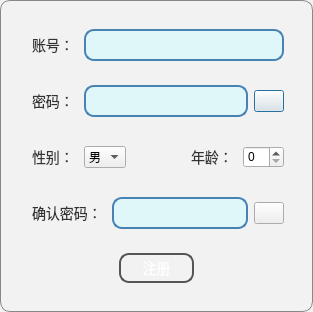
<?xml version="1.0" encoding="UTF-8"?>
<ui version="4.0">
 <class>UserRe</class>
 <widget class="QDialog" name="UserRe">
  <property name="geometry">
   <rect>
    <x>0</x>
    <y>0</y>
    <width>313</width>
    <height>310</height>
   </rect>
  </property>
  <property name="windowTitle">
   <string>Dialog</string>
  </property>
  <property name="styleSheet">
   <string notr="true">QDialog {
    background-color: #f2f2f2; /* 浅灰色背景 */
    border: 1px solid #888888; /* 深灰色边框，比按钮边框稍暗 */
    border-radius: 10px; /* 与按钮相同的圆角半径 */
    padding: 20px; /* 对话框内边距，根据需要调整 */
    color: #333333; /* 深灰色文字，与背景形成对比 */
    font-size: 14px; /* 与按钮相同的字体大小 */
    box-shadow: 0 4px 8px rgba(0, 0, 0, 0.1); /* 轻微的阴影效果，增加立体感 */
}

QDialog::title-bar {
    subcontrol-origin: margin;
    subcontrol-position: top left;
    padding: 0 5px;
    border-left: 2px solid #555555; /* 与按钮边框相同的灰色 */
    border-top: 2px solid #555555; /* 与按钮边框相同的灰色 */
    border-right: 2px solid #888888; /* 深灰色边框，与对话框边框颜色协调 */
    border-bottom: none;
    background-color: #e0e0e0; /* 标题栏背景色，比对话框背景稍深 */
    color: #333333; /* 标题栏文字颜色，与对话框文字颜色相同 */
    font-size: 16px; /* 标题栏字体大小，比对话框字体稍大 */
    font-weight: bold; /* 标题栏字体加粗 */
}

/* 注意：QDialog::title-bar 的样式可能因 Qt 版本和平台而异，上述样式可能不完全适用 */

/* 如果需要自定义标题栏按钮（如关闭按钮），可以使用 QDialogButtonBox 或其他方法 */</string>
  </property>
  <layout class="QVBoxLayout" name="verticalLayout_2">
   <item>
    <widget class="QWidget" name="widget_4" native="true">
     <layout class="QVBoxLayout" name="verticalLayout">
      <item>
       <widget class="QWidget" name="widget" native="true">
        <property name="maximumSize">
         <size>
          <width>16777215</width>
          <height>50</height>
         </size>
        </property>
        <layout class="QHBoxLayout" name="horizontalLayout">
         <item>
          <widget class="QLabel" name="label">
           <property name="styleSheet">
            <string notr="true">QLabel {
    color: #333333; /* 深灰色文字，与对话框和文本输入框的文字颜色相同 */
    font-size: 14px; /* 与按钮、对话框和文本输入框相同的字体大小 */
    font-weight: normal; /* 默认字体粗细，可以根据需要调整 */
    margin: 5px 0; /* 上下外边距，根据需要调整 */
    background-color: transparent; /* 透明背景，不覆盖标签下的内容 */
}

QLabel:disabled {
    color: #888888; /* 禁用时文字颜色变暗，与禁用状态的文本输入框一致 */
}</string>
           </property>
           <property name="text">
            <string>账号：</string>
           </property>
          </widget>
         </item>
         <item>
          <widget class="QLineEdit" name="UserAccLine">
           <property name="styleSheet">
            <string notr="true">QLineEdit {
    background-color: #e0f7fa; /* 浅天蓝色背景，与蓝色系相符 */
    border: 2px solid #4682b4; /* 边框颜色为深蓝色，保持不变 */
    border-radius: 10px; /* 圆角半径保持不变 */
    padding: 5px; /* 内边距保持不变 */
    color: #000000; /* 文字颜色改为黑色，以确保在浅蓝色背景上可见 */
    font-size: 14px; /* 字体大小保持不变 */
    selection-background-color: #add8e6; /* 选中文字的背景色为浅蓝色，保持不变 */
    selection-color: #000000; /* 选中文字的颜色为黑色，保持不变 */
}

QLineEdit:focus {
    border-color: #87ceeb; /* 聚焦时边框颜色为天蓝色，保持不变 */
    outline: none; /* 移除默认的聚焦边框，保持不变 */
}

QLineEdit:disabled {
    background-color: #d3d3d3; /* 禁用时背景色为更暗的灰色，或者可以选择一个更浅的蓝色调，但这里保持为灰色以区分 */
    color: #888888; /* 禁用时文字颜色为更暗的灰色，以确保在灰色背景上仍然可见，但对比度较低 */
    /* 或者，如果背景足够浅，可以使用：color: #000000; 以确保文字清晰可见 */
}</string>
           </property>
          </widget>
         </item>
        </layout>
       </widget>
      </item>
      <item>
       <widget class="QWidget" name="widget_2" native="true">
        <property name="maximumSize">
         <size>
          <width>16777215</width>
          <height>50</height>
         </size>
        </property>
        <layout class="QHBoxLayout" name="horizontalLayout_2">
         <item>
          <widget class="QLabel" name="label_2">
           <property name="styleSheet">
            <string notr="true">QLabel {
    color: #333333; /* 深灰色文字，与对话框和文本输入框的文字颜色相同 */
    font-size: 14px; /* 与按钮、对话框和文本输入框相同的字体大小 */
    font-weight: normal; /* 默认字体粗细，可以根据需要调整 */
    margin: 5px 0; /* 上下外边距，根据需要调整 */
    background-color: transparent; /* 透明背景，不覆盖标签下的内容 */
}

QLabel:disabled {
    color: #888888; /* 禁用时文字颜色变暗，与禁用状态的文本输入框一致 */
}</string>
           </property>
           <property name="text">
            <string>密码：</string>
           </property>
          </widget>
         </item>
         <item>
          <widget class="QLineEdit" name="UserPassLine">
           <property name="styleSheet">
            <string notr="true">QLineEdit {
    background-color: #e0f7fa; /* 浅天蓝色背景，与蓝色系相符 */
    border: 2px solid #4682b4; /* 边框颜色为深蓝色，保持不变 */
    border-radius: 10px; /* 圆角半径保持不变 */
    padding: 5px; /* 内边距保持不变 */
    color: #000000; /* 文字颜色改为黑色，以确保在浅蓝色背景上可见 */
    font-size: 14px; /* 字体大小保持不变 */
    selection-background-color: #add8e6; /* 选中文字的背景色为浅蓝色，保持不变 */
    selection-color: #000000; /* 选中文字的颜色为黑色，保持不变 */
}

QLineEdit:focus {
    border-color: #87ceeb; /* 聚焦时边框颜色为天蓝色，保持不变 */
    outline: none; /* 移除默认的聚焦边框，保持不变 */
}

QLineEdit:disabled {
    background-color: #d3d3d3; /* 禁用时背景色为更暗的灰色，或者可以选择一个更浅的蓝色调，但这里保持为灰色以区分 */
    color: #888888; /* 禁用时文字颜色为更暗的灰色，以确保在灰色背景上仍然可见，但对比度较低 */
    /* 或者，如果背景足够浅，可以使用：color: #000000; 以确保文字清晰可见 */
}</string>
           </property>
           <property name="echoMode">
            <enum>QLineEdit::EchoMode::Password</enum>
           </property>
          </widget>
         </item>
         <item>
          <widget class="QPushButton" name="EyeBtn1">
           <property name="maximumSize">
            <size>
             <width>30</width>
             <height>16777215</height>
            </size>
           </property>
           <property name="text">
            <string/>
           </property>
          </widget>
         </item>
        </layout>
       </widget>
      </item>
      <item>
       <widget class="QWidget" name="widget_6" native="true">
        <layout class="QHBoxLayout" name="horizontalLayout_5">
         <item>
          <widget class="QLabel" name="label_4">
           <property name="styleSheet">
            <string notr="true">QLabel {
    color: #333333; /* 深灰色文字，与对话框和文本输入框的文字颜色相同 */
    font-size: 14px; /* 与按钮、对话框和文本输入框相同的字体大小 */
    font-weight: normal; /* 默认字体粗细，可以根据需要调整 */
    margin: 5px 0; /* 上下外边距，根据需要调整 */
    background-color: transparent; /* 透明背景，不覆盖标签下的内容 */
}

QLabel:disabled {
    color: #888888; /* 禁用时文字颜色变暗，与禁用状态的文本输入框一致 */
}</string>
           </property>
           <property name="text">
            <string>性别：</string>
           </property>
          </widget>
         </item>
         <item>
          <widget class="QComboBox" name="GenderBox">
           <property name="styleSheet">
            <string notr="true">
</string>
           </property>
           <item>
            <property name="text">
             <string>男</string>
            </property>
           </item>
           <item>
            <property name="text">
             <string>女</string>
            </property>
           </item>
          </widget>
         </item>
         <item>
          <spacer name="horizontalSpacer">
           <property name="orientation">
            <enum>Qt::Orientation::Horizontal</enum>
           </property>
           <property name="sizeHint" stdset="0">
            <size>
             <width>40</width>
             <height>20</height>
            </size>
           </property>
          </spacer>
         </item>
         <item>
          <widget class="QLabel" name="label_5">
           <property name="styleSheet">
            <string notr="true">QLabel {
    color: #333333; /* 深灰色文字，与对话框和文本输入框的文字颜色相同 */
    font-size: 14px; /* 与按钮、对话框和文本输入框相同的字体大小 */
    font-weight: normal; /* 默认字体粗细，可以根据需要调整 */
    margin: 5px 0; /* 上下外边距，根据需要调整 */
    background-color: transparent; /* 透明背景，不覆盖标签下的内容 */
}

QLabel:disabled {
    color: #888888; /* 禁用时文字颜色变暗，与禁用状态的文本输入框一致 */
}</string>
           </property>
           <property name="text">
            <string>年龄：</string>
           </property>
          </widget>
         </item>
         <item>
          <widget class="QSpinBox" name="AgeBox">
           <property name="styleSheet">
            <string notr="true">
</string>
           </property>
          </widget>
         </item>
        </layout>
       </widget>
      </item>
      <item>
       <widget class="QWidget" name="widget_3" native="true">
        <property name="maximumSize">
         <size>
          <width>16777215</width>
          <height>50</height>
         </size>
        </property>
        <layout class="QHBoxLayout" name="horizontalLayout_3">
         <item>
          <widget class="QLabel" name="label_3">
           <property name="styleSheet">
            <string notr="true">QLabel {
    color: #333333; /* 深灰色文字，与对话框和文本输入框的文字颜色相同 */
    font-size: 14px; /* 与按钮、对话框和文本输入框相同的字体大小 */
    font-weight: normal; /* 默认字体粗细，可以根据需要调整 */
    margin: 5px 0; /* 上下外边距，根据需要调整 */
    background-color: transparent; /* 透明背景，不覆盖标签下的内容 */
}

QLabel:disabled {
    color: #888888; /* 禁用时文字颜色变暗，与禁用状态的文本输入框一致 */
}</string>
           </property>
           <property name="text">
            <string>确认密码：</string>
           </property>
          </widget>
         </item>
         <item>
          <widget class="QLineEdit" name="UserDePassLine">
           <property name="styleSheet">
            <string notr="true">QLineEdit {
    background-color: #e0f7fa; /* 浅天蓝色背景，与蓝色系相符 */
    border: 2px solid #4682b4; /* 边框颜色为深蓝色，保持不变 */
    border-radius: 10px; /* 圆角半径保持不变 */
    padding: 5px; /* 内边距保持不变 */
    color: #000000; /* 文字颜色改为黑色，以确保在浅蓝色背景上可见 */
    font-size: 14px; /* 字体大小保持不变 */
    selection-background-color: #add8e6; /* 选中文字的背景色为浅蓝色，保持不变 */
    selection-color: #000000; /* 选中文字的颜色为黑色，保持不变 */
}

QLineEdit:focus {
    border-color: #87ceeb; /* 聚焦时边框颜色为天蓝色，保持不变 */
    outline: none; /* 移除默认的聚焦边框，保持不变 */
}

QLineEdit:disabled {
    background-color: #d3d3d3; /* 禁用时背景色为更暗的灰色，或者可以选择一个更浅的蓝色调，但这里保持为灰色以区分 */
    color: #888888; /* 禁用时文字颜色为更暗的灰色，以确保在灰色背景上仍然可见，但对比度较低 */
    /* 或者，如果背景足够浅，可以使用：color: #000000; 以确保文字清晰可见 */
}</string>
           </property>
           <property name="echoMode">
            <enum>QLineEdit::EchoMode::Password</enum>
           </property>
          </widget>
         </item>
         <item>
          <widget class="QPushButton" name="EyeBtn2">
           <property name="maximumSize">
            <size>
             <width>30</width>
             <height>16777215</height>
            </size>
           </property>
           <property name="text">
            <string/>
           </property>
          </widget>
         </item>
        </layout>
       </widget>
      </item>
      <item>
       <widget class="QWidget" name="widget_5" native="true">
        <property name="maximumSize">
         <size>
          <width>350</width>
          <height>50</height>
         </size>
        </property>
        <layout class="QHBoxLayout" name="horizontalLayout_4">
         <item>
          <widget class="QPushButton" name="UserisReBtn">
           <property name="maximumSize">
            <size>
             <width>75</width>
             <height>30</height>
            </size>
           </property>
           <property name="styleSheet">
            <string notr="true">QPushButton {
    border: 2px solid #555555; /* 灰色边框保持不变 */
    border-radius: 10px; /* 圆角边框的半径保持不变 */
    background: qlineargradient(x1: 0, y1: 0, x2: 0, y2: 1,
                                stop: 0 #add8e6, stop: 1 #87ceeb); /* 浅蓝色到深蓝色的渐变背景 */
    color: white; /* 白色文字，颜色保持不变 */
    padding: 5px 10px; /* 内边距保持不变 */
    font-size: 14px; /* 字体大小保持不变 */
    cursor: pointer; /* 鼠标悬停时显示为手形，保持不变 */
}

QPushButton:hover {
    background: qlineargradient(x1: 0, y1: 0, x2: 0, y2: 1,
                                stop: 0 #e0ffff, stop: 1 #b3e5fc); /* 鼠标悬停时背景色变为更浅的蓝色 */
}

QPushButton:pressed {
    background: qlineargradient(x1: 0, y1: 0, x2: 0, y2: 1,
                                stop: 0 #87ceeb, stop: 1 #4682b4); /* 按钮按下时背景色变为稍深的蓝色 */
}</string>
           </property>
           <property name="text">
            <string>注册</string>
           </property>
          </widget>
         </item>
        </layout>
       </widget>
      </item>
     </layout>
    </widget>
   </item>
  </layout>
 </widget>
 <resources/>
 <connections/>
</ui>
